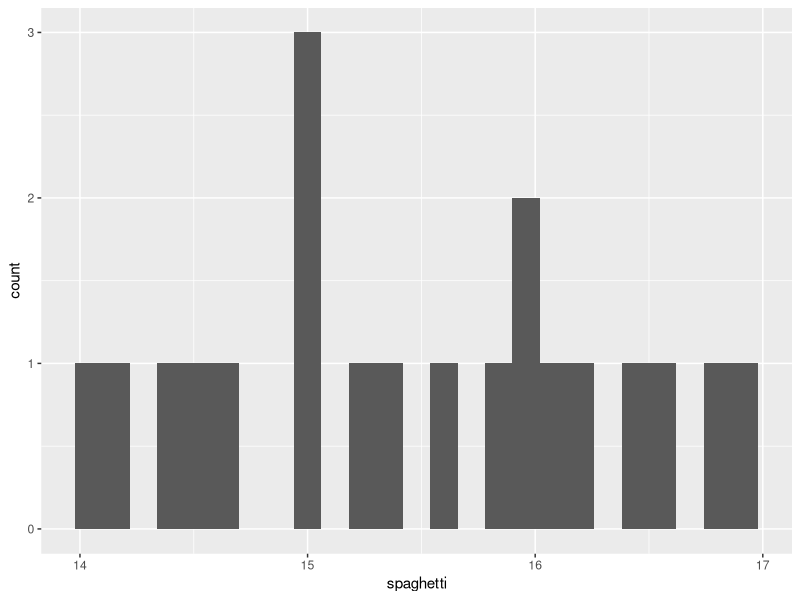
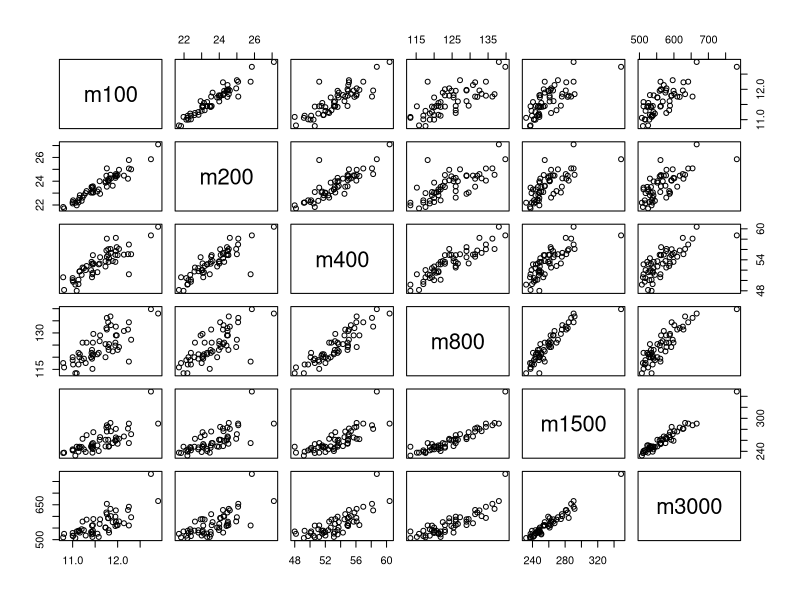
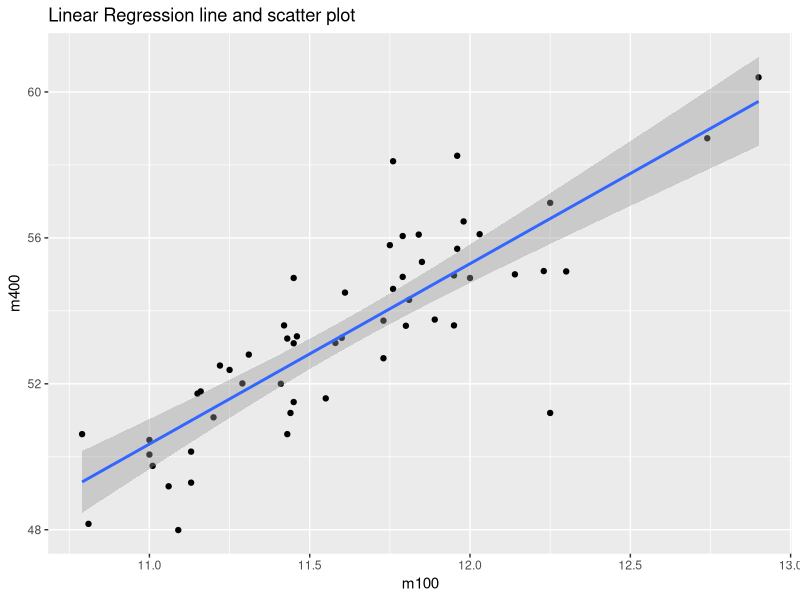

Reproduce these figures in R, in order.
## ---- chunk 1
library(tidyverse)
## ---- chunk 2
setwd('/Users/jimin/Desktop/데스크탑 - 이지민의 MacBook Air/지민/ewha/2023-2/Regression/week2')
data = read.table('spaghetti.txt')
head(data)
## ---- chunk 3
mean.sp = mean(data$spaghetti)
sd.sp = sd(data$spaghetti)

cat('mean :',mean.sp,'\nsd :', sd.sp)
## ---- chunk 4
ggplot(data, aes(x=spaghetti)) + geom_histogram(binwidth = 0.12)
## ---- chunk 5
nrow(data) # num of obesrvations
## ---- chunk 6
calTestStatistic <- function(s, n, x.bar, M) {
  se <- s / sqrt(n)
  t_value <- (x.bar - M) / se
  return(t_value)
}

t.stat = calTestStatistic(x.bar=mean.sp, M=16, s=sd.sp, n=nrow(data))
t.stat
## ---- chunk 7
tt = t.test(x=data$spaghetti, alternative='less', mu=16, conf.level = 0.99)
tt$p.value
## ---- chunk 8
tt
## ---- chunk 9
t.test(x=data$spaghetti, alternative='two.sided', mu=16, conf.level = 0.99)$conf.int
## ---- chunk 10
data.2 = read.table('record.txt')
head(data.2)
## ---- chunk 11
pairs(data.2) # Positively increasing
## ---- chunk 12
x = data.2$m100 # response
y = data.2$m400 # predictor

b1 = sum((y-mean(y))*(x-mean(x)))/sum((x-mean(x))^2)
b0 = mean(y) - mean(x)*b1

cat('b0 : ',b0,'\nb1 : ',b1)

## ---- chunk 13
plt = ggplot(data=data.2, aes(x=m100, y=m400)) + 
  geom_point() + 
  stat_smooth(method = "lm", formula = y ~ x, geom = "smooth") + 
  ggtitle('Linear Regression line and scatter plot')

plt
## ---- chunk 14
X = cbind(1, x)
b.vec = solve(t(X)%*%X)%*%t(X)%*%y
b.vec
## ---- chunk 15
lm.fit = lm(y~x) # linear regression
summary(lm.fit)
## ---- chunk 16
print('fitted.values')
fitted(lm.fit)
print('residuals')
residuals(lm.fit)
## ---- chunk 17
m100.25th = quantile(data.2$m100, 0.25)
m100.75th = quantile(data.2$m100, 0.75)

predict(lm.fit, newdata = data.frame(x = m100.25th))
predict(lm.fit, newdata = data.frame(x = m100.75th))
## ---- chunk 18
m100.25th
